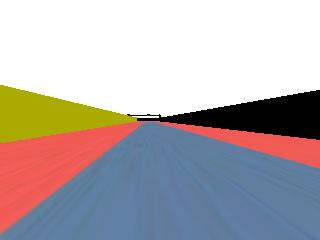
#> input picture 8_image_process/opencv/pre_process/modify_color_pixel/tmp.jpg, 320 x 240 px
$ python opencv_modify_color_fast.py
#> lines starting #> are read from the running program, lines starting #| are printed output that depends on the picture; after the words box and inside, x2 and y2 are one past the last pixel; in counts of white or black regions, pixels touching at a corner belong together
import cv2

img_rgb = cv2.imread('tmp.jpg', cv2.IMREAD_COLOR)# IMREAD_GRAYSCALE, IMREAD_COLOR
#> img_rgb is the input picture: shape (240, 320, 3); mean B, G, R 173.7, 172.7, 180.2
img_tmp = img_rgb.copy()

lower =(0, 160, 160) # lower bound for each channel
upper = (50, 180, 180) # upper bound for each channel

# create the mask and use it to change the colors
mask = cv2.inRange(img_tmp, lower, upper)
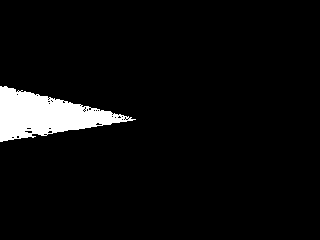
#> mask: shape (240, 320); 5% white; 1 white region, box (x1, y1, x2, y2) and area: (0, 86, 136, 142) 3869
img_tmp[mask != 0] = [0,0,0]
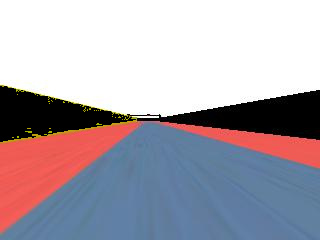
#> img_tmp: shape (240, 320, 3); 5.04% of pixels changed, all inside (x1, y1, x2, y2) = (0, 86, 136, 142)

cv2.imshow('img_tmp', img_tmp)
cv2.waitKey(0)
